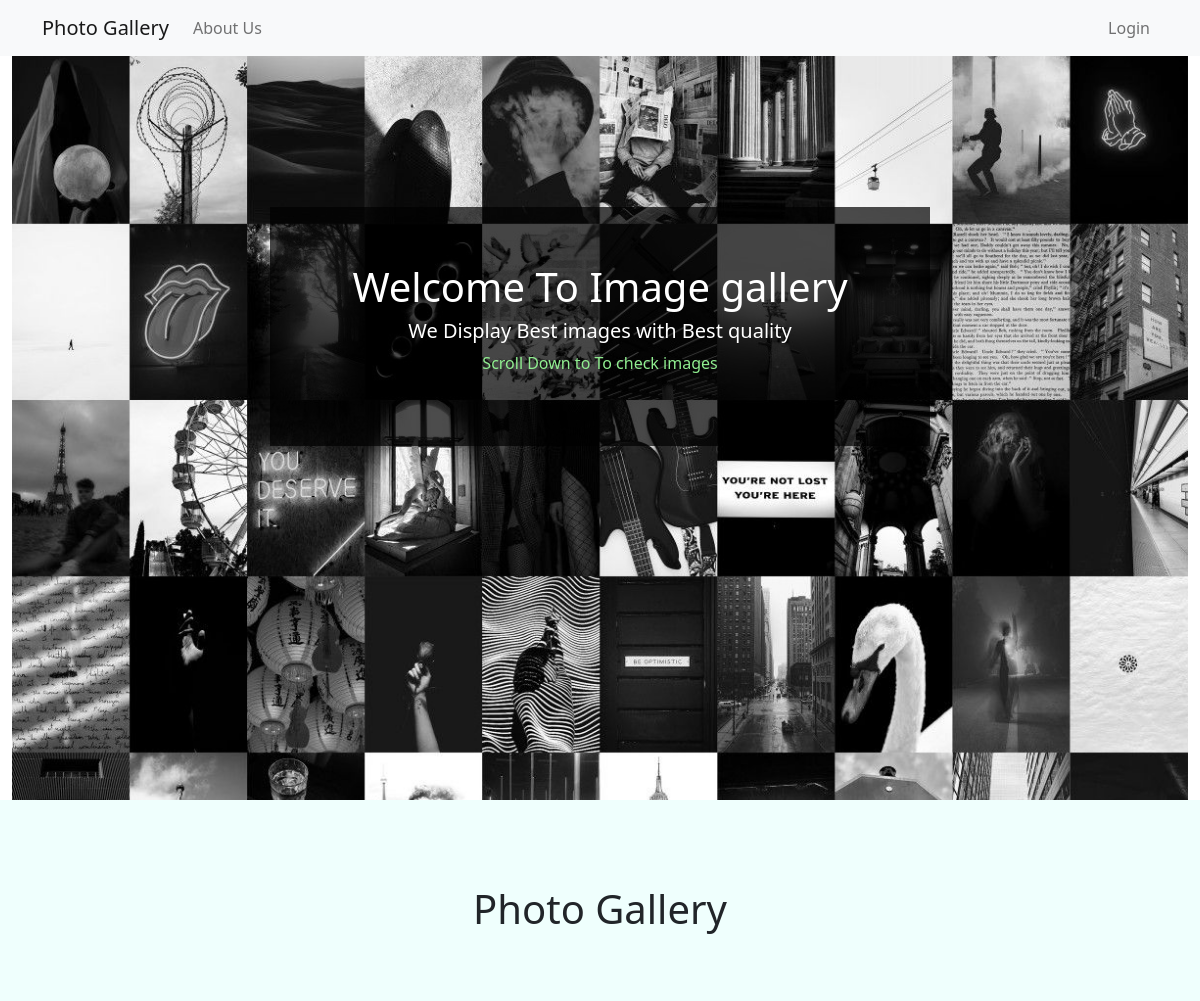
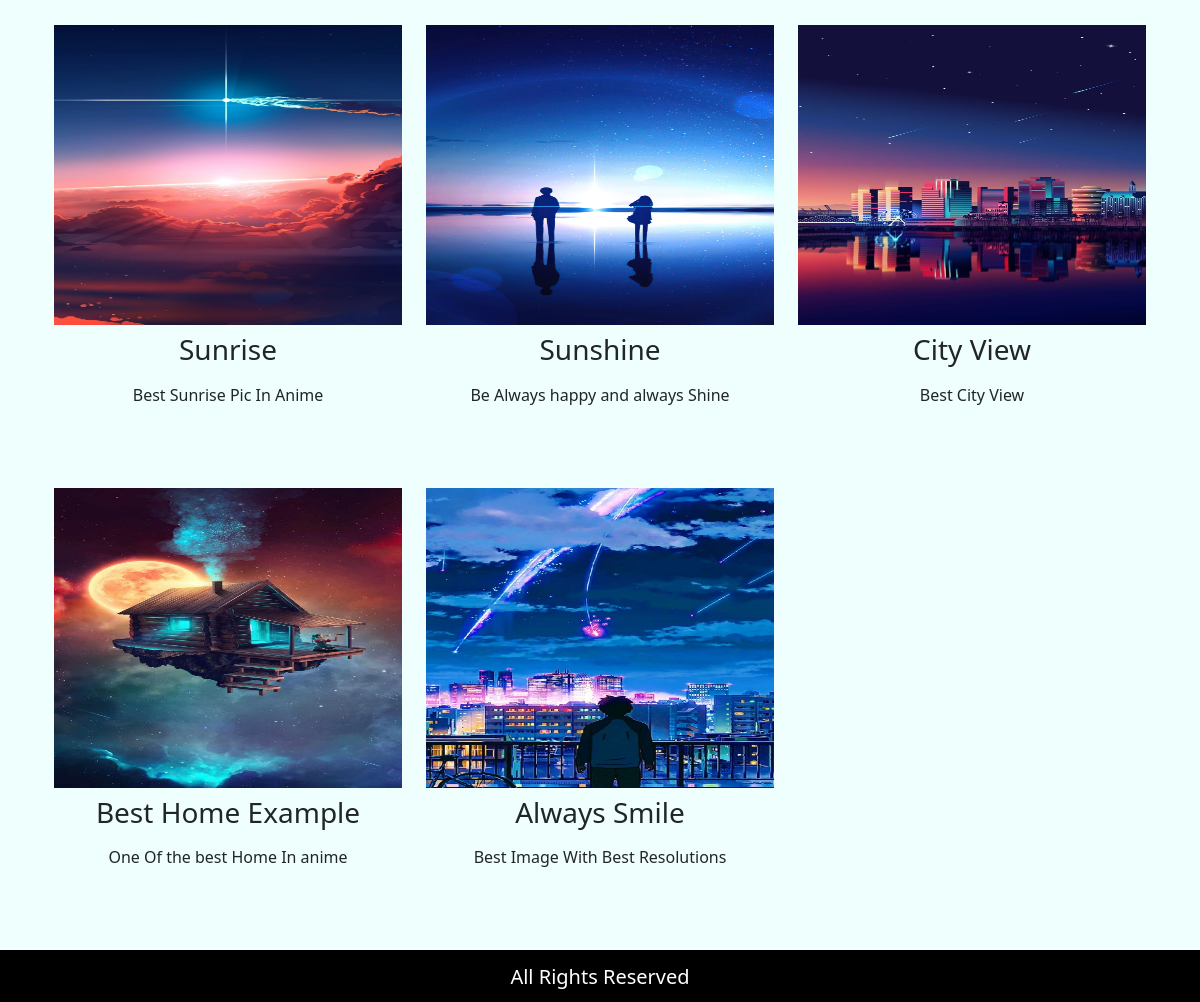
The page / on the database its author committed (2 pictures, top to bottom).
### tables this page shows
CREATE TABLE `gallery` (
  `id` int(11) NOT NULL,
  `titleGallery` varchar(255) NOT NULL,
  `descGallery` varchar(255) NOT NULL,
  `imgGallery` varchar(255) NOT NULL
);

### index.php (the view, shortened to what this page needs)
<!doctype html>
<html lang="en">
  <head>
    <link href="https://cdn.jsdelivr.net/npm/bootstrap@5.0.2/dist/css/bootstrap.min.css" rel="stylesheet">
    <link rel="stylesheet" href="style.css">
  </head>
  <body>
  <div class="container-fluid">
    <nav class="navbar navbar-expand-lg navbar-light bg-light fixed-top">
        <div class="container">
          <a class="navbar-brand" href="#">Photo Gallery</a>
            <div class="collapse navbar-collapse" id="navbarSupportedContent">
              <ul class="navbar-nav me-auto mb-2 mb-lg-0">
                  <li class="nav-item ">
                  <a class="nav-link" href="#">About Us</a>
                  </li>
              </ul>
              <ul class="navbar-nav ms-auto mb-2 mb-lg-0">
                <?php
                  if(isset($_SESSION['username'])){
                    echo '<li class="nav-item ">
                    <a class="nav-link" href="admin.php">Add Image</a>
                    </li>';
                    echo '<li class="nav-item ">
                    <a class="nav-link" href="login/logout.php">Logout</a>
                    </li>';
                  }else{
                    echo '<li class="nav-item ">
                    <a class="nav-link" href="login/login.php">Login</a>
                    </li>';
                  }
                ?>
              </ul>
           </div>
        </div>
    </nav>
        <div class="full-landing-image container-fluid">
          <div class="banner-image" style="padding-top:6%;">
            <center>
                <div class="inner-banner-image">
                  <div class="banner-content">
                            <h1 class="text-white">Welcome To Image gallery</h1>
                            <h5 class="text-white">We Display Best images with Best quality</h5>
                            <p class="change-color">Scroll Down to To check images</p>
                  </div>
                </div>
            </div>
        </div>
  </div>
    <div class="bg-color" style="background-color: #EFFFFD;">
    <div class="container-fluid gallery">
      <div class="container">
        <center>
        <div class="title">
          <h1>Photo Gallery</h1>
        </div>
        </center>
          <div class="container">
                  <div class="row">
                        <?php
                            include 'assets/connection.php';
                            $selectquery = "select * from gallery ORDER BY id DESC";
                            $query = mysqli_query($con,$selectquery);
                            while($result = mysqli_fetch_array($query)){
                                ?>
                                <div class=" col-sm-12 col-md-6 col-lg-4 display-img">
                                <a herf="#">
                                <div class="img-displayed"><img src="<?php echo $result['imgGallery'];?>" class="img-fluid" style="height:300px; width:100%";></div>
                                <h3 class="text-center p-2"><?php echo $result['titleGallery'];?></h3>
                                <p class="text-center"><?php echo $result['descGallery'];?></p>
                                </a>
                            </div>
                            <?php
                            }
                        ?>
                  </div>
          </div>
      </div>
    </div>
    </div>
    <footer>
    <div class="footer text-center" style="background-color: black;color: white;padding-top: 15px;padding-bottom: 5px;">
      <h5>All Rights Reserved</h5>
    </div>
   </footer>
  </body>
</html>

### style.css (style rules this page uses)
.full-landing-image { height: 100vh; background-image: url(img/7.jpg); background-size: cover; background-position: center center; width: 100%; }
.banner-image { padding-bottom: 50px; margin-bottom: 20px; text-align: center; }
.inner-banner-image { padding-top: 12%; width: 80%; margin: auto; }
.banner-content { padding-top: 6%; padding-bottom: 6%; margin-bottom: 12%; background-color: rgba(0, 0, 0, 0.7); max-width: 660px; }
.gallery { padding-top: 85px; }
.title { padding-bottom: 85px; }
.display-img { padding-bottom: 65px; }
.change-color { color: lightgreen; }
.footer { background-color: black; color: white; padding-top: 15px; padding-bottom: 5px; }

### index.php (style rules this page uses)
.img-displayed { overflow: hidden; }
.img-displayed img { display: block; transition: transform 2s; }

### rows shown on the page
gallery: imgGallery (picture), titleGallery "Sunrise", descGallery "Best Sunrise Pic In Anime"
gallery: imgGallery (picture), titleGallery "Sunshine", descGallery "Be Always happy and always Shine"
gallery: imgGallery (picture), titleGallery "City View", descGallery "Best City View"
gallery: imgGallery (picture), titleGallery "Best Home Example", descGallery "One Of the best Home In anime"
gallery: imgGallery (picture), titleGallery "Always Smile", descGallery "Best Image With Best Resolutions"
